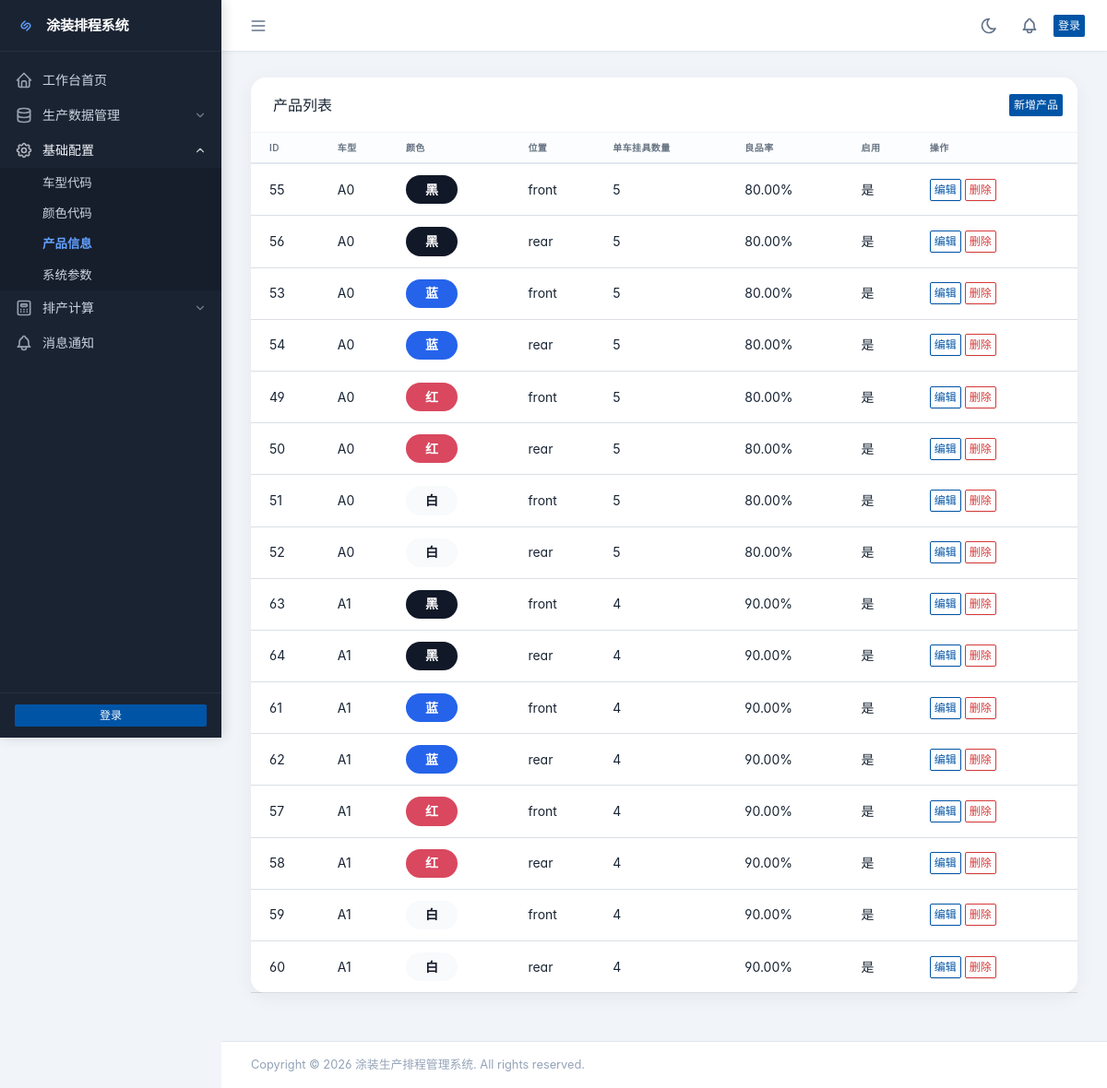
The app's page /data/products/ with its own data.
### data/models.py (models this page shows, shortened)
class Product(models.Model):
    vehicle_model = models.ForeignKey(VehicleModel, on_delete=models.CASCADE, verbose_name="车型", related_name='products')
    color = models.ForeignKey(Color, on_delete=models.CASCADE, verbose_name="颜色", related_name='products')
    position_type = models.ForeignKey(PositionType, on_delete=models.CASCADE, verbose_name="位置", related_name='products')
    hanging_count_per_vehicle = models.PositiveIntegerField(
        default=4, verbose_name="每车挂数",
        validators=[MinValueValidator(1), MaxValueValidator(10)]
    )
    yield_rate = models.DecimalField(
        max_digits=5, decimal_places=2,
        default=80.00,
        verbose_name="合格率(%)",
        validators=[MinValueValidator(0), MaxValueValidator(100)]
    )
    is_active = models.BooleanField(default=True, verbose_name="启用")
    created_at = models.DateTimeField(auto_now_add=True, verbose_name="创建时间")
    updated_at = models.DateTimeField(auto_now=True, verbose_name="更新时间")
    class Meta:
        verbose_name = "产品"
        verbose_name_plural = "产品"
        unique_together = ['vehicle_model', 'color', 'position_type']
        ordering = ['vehicle_model', 'color', 'position_type']

class VehicleModel(models.Model):
    name = models.CharField(max_length=50, unique=True, verbose_name="车型名称")
    created_at = models.DateTimeField(auto_now_add=True, verbose_name="创建时间")
    updated_at = models.DateTimeField(auto_now=True, verbose_name="更新时间")
    class Meta:
        verbose_name = "车型"
        verbose_name_plural = "车型"
        ordering = ['name']

class Color(models.Model):
    name = models.CharField(max_length=50, unique=True, verbose_name="颜色名称")
    created_at = models.DateTimeField(auto_now_add=True, verbose_name="创建时间")
    DISPLAY_MAP = {
        "red": ("红", "#d9485f", "#ffffff"),
        "blue": ("蓝", "#2563eb", "#ffffff"),
        "white": ("白", "#f8fafc", "#111827"),
        "black": ("黑", "#111827", "#ffffff"),
        "gray": ("灰", "#6b7280", "#ffffff"),
        "grey": ("灰", "#6b7280", "#ffffff"),
        "silver": ("银", "#cbd5e1", "#111827"),
        "green": ("绿", "#16a34a", "#ffffff"),
        "yellow": ("黄", "#facc15", "#111827"),
        "orange": ("橙", "#f97316", "#ffffff"),
        "brown": ("棕", "#92400e", "#ffffff"),
        "purple": ("紫", "#7c3aed", "#ffffff"),
        "pink": ("粉", "#ec4899", "#ffffff"),
    }
    class Meta:
        verbose_name = "颜色"
        verbose_name_plural = "颜色"
        ordering = ['name']
    @property
    def display_name(self):
        key = (self.name or "").strip().lower()
        if key in self.DISPLAY_MAP:
            return self.DISPLAY_MAP[key][0]
        return self.name
    @property
    def display_hex(self):
        key = (self.name or "").strip().lower()
        if key in self.DISPLAY_MAP:
            return self.DISPLAY_MAP[key][1]
        palette = ["#0f766e", "#1d4ed8", "#be185d", "#9a3412", "#4338ca", "#15803d"]
        seed = sum(ord(ch) for ch in key) if key else 0
        return palette[seed % len(palette)]
    @property
    def display_text_color(self):
        key = (self.name or "").strip().lower()
        if key in self.DISPLAY_MAP:
            return self.DISPLAY_MAP[key][2]
        return "#ffffff"

class PositionType(models.Model):
    name = models.CharField(max_length=10, choices=[('front', '前'), ('rear', '后')], unique=True)
    created_at = models.DateTimeField(auto_now_add=True, verbose_name="创建时间")
    class Meta:
        verbose_name = "位置类型"
        verbose_name_plural = "位置类型"

### data/views.py (the view)
# urls.py: path('products/', views.product_list, name='products'),
def product_list(request):
    products = Product.objects.select_related(
        'vehicle_model',
        'color',
        'position_type'
    ).all()
    return render(request, 'data/product_list.html', {
        'products': products
    })

### data/templatetags/color_extras.py (called while the page is built)
@register.filter
def color_chip_style(color):
    if not color:
        return ""
    return (
        f"background:{color.display_hex};"
        f"color:{color.display_text_color};"
        "border-radius:999px;"
        "padding:0.35rem 0.75rem;"
        "display:inline-block;"
        "font-weight:600;"
        "min-width:3.5rem;"
        "text-align:center;"
    )

### painting/context_processors.py (called while the page is built)
def unread_count(request):
    if request.user.is_authenticated:
        unread_count = Notification.objects.filter(user=request.user, is_read=False).count()
    else:
        unread_count = 0
    return {
        'unread_count': unread_count,
    }

### templates/data/product_list.html (shortened to what this page needs)
{% extends "base.html" %}
{% load color_extras %}
{% block content %}
<div class="row row-cards">
    <div class="col-12">
        <div class="card">
            <div class="card-header">
                <h3 class="card-title">产品列表</h3>
                <div class="card-actions">
                    <a href="{% url 'data:product_create' %}" class="btn btn-primary btn-sm">新增产品</a>
                </div>
            </div>
            <div class="table-responsive">
                <table class="table card-table table-vcenter text-nowrap datatable">
                    <thead>
                        <tr>
                            <th>ID</th>
                            <th>车型</th>
                            <th>颜色</th>
                            <th>位置</th>
                            <th>单车挂具数量</th>
                            <th>良品率</th>
                            <th>启用</th>
                            <th>操作</th>
                        </tr>
                    </thead>
                    <tbody>
                        {% for item in products %}
                        <tr>
                            <td>{{ item.id }}</td>
                            <td>{{ item.vehicle_model.name }}</td>
                            <td><span style="{{ item.color|color_chip_style }}">{{ item.color.display_name }}</span></td>
                            <td>{{ item.position_type.name }}</td>
                            <td>{{ item.hanging_count_per_vehicle }}</td>
                            <td>{{ item.yield_rate }}%</td>
                            <td>{% if item.is_active %}是{% else %}否{% endif %}</td>
                            <td>
                                <a href="{% url 'data:product_update' item.id %}" class="btn btn-sm btn-outline-primary">编辑</a>
                                <a href="{% url 'data:product_delete' item.id %}" class="btn btn-sm btn-outline-danger">删除</a>
                            </td>
                        </tr>
                        {% empty %}
                        <tr>
                            <td colspan="8" class="text-center text-muted py-4">暂无数据</td>
                        </tr>
                        {% endfor %}
                    </tbody>
                </table>
            </div>
        </div>
    </div>
</div>
{% endblock %}

### static/css/style.css (style rules this page uses)
:root { --sidebar-width: 240px; --sidebar-bg: #1a2332; --sidebar-text: #cbd5e1; --sidebar-text-hover: #f1f5f9; --sidebar-active-bg: rgba(99, 160, 255, 0.15); --sidebar-active-text: #63a0ff; --sidebar-border: rgba(255,255,255,0.06); --header-height: 56px; --card-shadow: 0 4px 20px rgba(0, 0, 0, 0.06); --card-hover-shadow: 0 8px 30px rgba(0, 0, 0, 0.12); --transition: 0.2s ease; --primary: #206bcb; }
body { font-family: 'Inter Var', 'Microsoft YaHei', -apple-system, BlinkMacSystemFont, sans-serif; background: #f1f5f9; margin: 0; padding: 0; }
.card { border: none; border-radius: 16px; box-shadow: var(--card-shadow); background: #fff; transition: transform var(--transition), box-shadow var(--transition); margin-bottom: 24px; }
.card-header { background: transparent; border-bottom: 1px solid #f1f5f9; padding: 1.1rem 1.5rem; font-weight: 600; }
.table th { background: #f8fafc; color: #475569; font-weight: 600; font-size: 0.75rem; text-transform: uppercase; letter-spacing: 0.4px; border-top: none; border-bottom: 2px solid #e2e8f0; }

### templates/base.html (style rules this page uses)
:root { --tblr-font-sans-serif: 'Inter Var', -apple-system, BlinkMacSystemFont, San Francisco, Segoe UI, Roboto, Helvetica Neue, sans-serif; }
body { font-feature-settings: "cv03", "cv04", "cv11"; }

### records on screen
Product: id "55", vehicle_model.name "A0", color.display_name "黑", position_type.name "front", hanging_count_per_vehicle "5", yield_rate "80.00", is_active "是"
Product: id "56", vehicle_model.name "A0", color.display_name "黑", position_type.name "rear", hanging_count_per_vehicle "5", yield_rate "80.00", is_active "是"
Product: id "53", vehicle_model.name "A0", color.display_name "蓝", position_type.name "front", hanging_count_per_vehicle "5", yield_rate "80.00", is_active "是"
Product: id "54", vehicle_model.name "A0", color.display_name "蓝", position_type.name "rear", hanging_count_per_vehicle "5", yield_rate "80.00", is_active "是"
Product: id "49", vehicle_model.name "A0", color.display_name "红", position_type.name "front", hanging_count_per_vehicle "5", yield_rate "80.00", is_active "是"
Product: id "50", vehicle_model.name "A0", color.display_name "红", position_type.name "rear", hanging_count_per_vehicle "5", yield_rate "80.00", is_active "是"
Product: id "51", vehicle_model.name "A0", color.display_name "白", position_type.name "front", hanging_count_per_vehicle "5", yield_rate "80.00", is_active "是"
Product: id "52", vehicle_model.name "A0", color.display_name "白", position_type.name "rear", hanging_count_per_vehicle "5", yield_rate "80.00", is_active "是"
Product: id "63", vehicle_model.name "A1", color.display_name "黑", position_type.name "front", hanging_count_per_vehicle "4", yield_rate "90.00", is_active "是"
Product: id "64", vehicle_model.name "A1", color.display_name "黑", position_type.name "rear", hanging_count_per_vehicle "4", yield_rate "90.00", is_active "是"
Product: id "61", vehicle_model.name "A1", color.display_name "蓝", position_type.name "front", hanging_count_per_vehicle "4", yield_rate "90.00", is_active "是"
Product: id "62", vehicle_model.name "A1", color.display_name "蓝", position_type.name "rear", hanging_count_per_vehicle "4", yield_rate "90.00", is_active "是"
Product: id "57", vehicle_model.name "A1", color.display_name "红", position_type.name "front", hanging_count_per_vehicle "4", yield_rate "90.00", is_active "是"
Product: id "58", vehicle_model.name "A1", color.display_name "红", position_type.name "rear", hanging_count_per_vehicle "4", yield_rate "90.00", is_active "是"
Product: id "59", vehicle_model.name "A1", color.display_name "白", position_type.name "front", hanging_count_per_vehicle "4", yield_rate "90.00", is_active "是"
Product: id "60", vehicle_model.name "A1", color.display_name "白", position_type.name "rear", hanging_count_per_vehicle "4", yield_rate "90.00", is_active "是"
